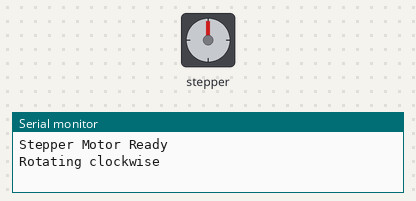
Recording of a sketch running on a simulated Arduino Uno, built with avr-gcc and run on an emulated ATmega328P. Shown: stepper motor, the last lines printed to the serial monitor. Stepper angles assume 2048 steps per turn.

Above: at 0.05 s.
At 2.0 s:
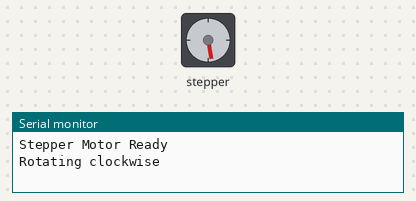
At 4.0 s:
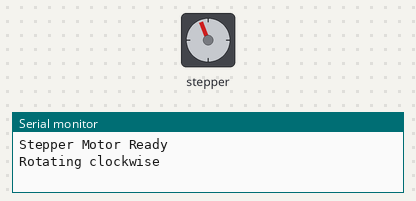
At 8.85 s:
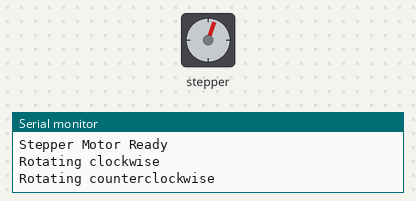
Timing chart, 0 to 13.1 s (numbered marks = the images above):
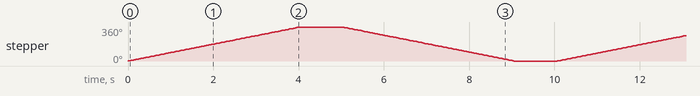

Measured:
- by itself, stepper: turns 360° clockwise in 4.0 s, then 360° counter-clockwise in 4.0 s, repeating every 10.1 s

The sketch:

motor_stepper.ino
```cpp
#include <Stepper.h>
const int stepsPerRevolution = 2048;
Stepper myStepper(stepsPerRevolution, 2, 4, 3, 5);

void setup() {
  myStepper.setSpeed(15);
  Serial.begin(9600);
  Serial.println("Stepper Motor Ready");
}

void loop() {
  Serial.println("Rotating clockwise");
  myStepper.step(stepsPerRevolution);
  delay(1000);

  Serial.println("Rotating counterclockwise");
  myStepper.step(-stepsPerRevolution);
  delay(1000);
}
```
